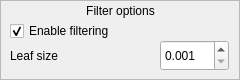
<?xml version="1.0" encoding="UTF-8"?>
<ui version="4.0">
 <class>FilterOptionView</class>
 <widget class="QWidget" name="FilterOptionView">
  <property name="geometry">
   <rect>
    <x>0</x>
    <y>0</y>
    <width>240</width>
    <height>80</height>
   </rect>
  </property>
  <property name="windowTitle">
   <string>Form</string>
  </property>
  <widget class="QFrame" name="frmCameraCmd">
   <property name="geometry">
    <rect>
     <x>0</x>
     <y>0</y>
     <width>240</width>
     <height>80</height>
    </rect>
   </property>
   <property name="frameShape">
    <enum>QFrame::StyledPanel</enum>
   </property>
   <property name="frameShadow">
    <enum>QFrame::Sunken</enum>
   </property>
   <widget class="QLabel" name="lblFilterOptions">
    <property name="geometry">
     <rect>
      <x>10</x>
      <y>0</y>
      <width>221</width>
      <height>21</height>
     </rect>
    </property>
    <property name="text">
     <string>Filter options</string>
    </property>
    <property name="alignment">
     <set>Qt::AlignCenter</set>
    </property>
   </widget>
   <widget class="QDoubleSpinBox" name="spnLeafSize">
    <property name="geometry">
     <rect>
      <x>160</x>
      <y>40</y>
      <width>69</width>
      <height>31</height>
     </rect>
    </property>
    <property name="decimals">
     <number>3</number>
    </property>
    <property name="minimum">
     <double>0.001000000000000</double>
    </property>
    <property name="singleStep">
     <double>0.001000000000000</double>
    </property>
   </widget>
   <widget class="QLabel" name="lblLeafSize">
    <property name="geometry">
     <rect>
      <x>10</x>
      <y>40</y>
      <width>151</width>
      <height>31</height>
     </rect>
    </property>
    <property name="text">
     <string>Leaf size</string>
    </property>
    <property name="alignment">
     <set>Qt::AlignLeading|Qt::AlignLeft|Qt::AlignVCenter</set>
    </property>
   </widget>
   <widget class="QCheckBox" name="chkEnableFiltering">
    <property name="geometry">
     <rect>
      <x>10</x>
      <y>20</y>
      <width>221</width>
      <height>22</height>
     </rect>
    </property>
    <property name="text">
     <string>Enable filtering</string>
    </property>
    <property name="checked">
     <bool>true</bool>
    </property>
   </widget>
  </widget>
 </widget>
 <resources/>
 <connections/>
</ui>
